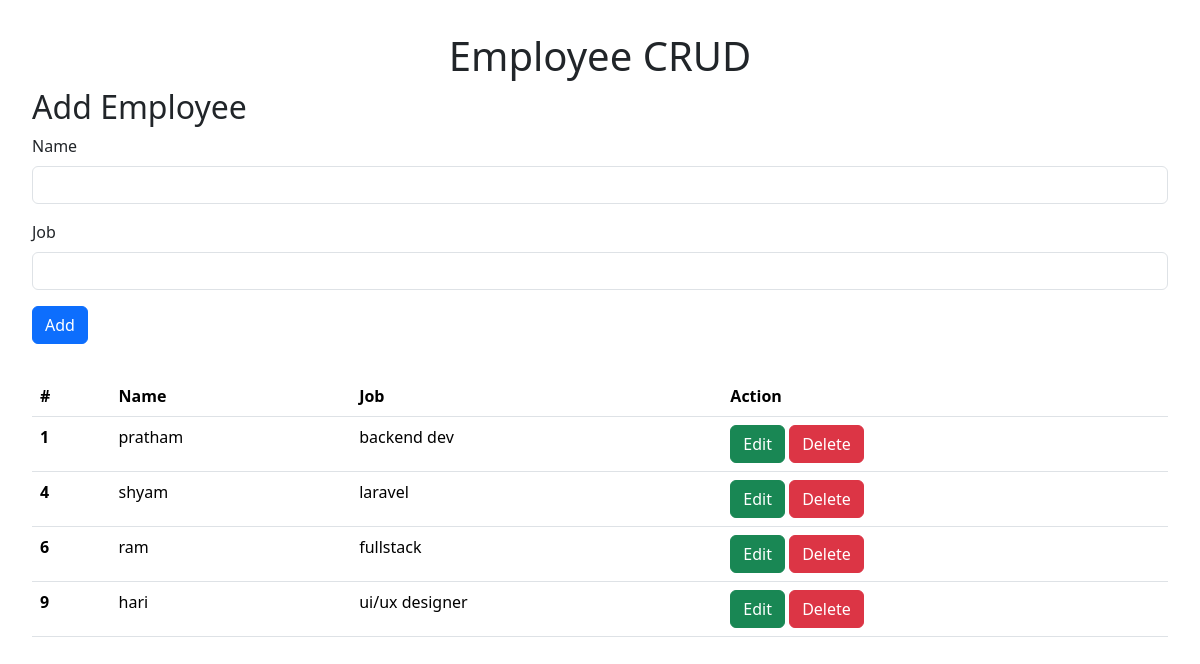
/crud/, run on the app's committed database.
### CRUD/models.py (models this page shows, shortened)
class Employee(models.Model):
    name = models.CharField(max_length=2500)
    job = models.CharField(max_length=3400)

### CRUD/views.py (the view)
# urls.py: path('',views.employee,name='employee'),
def employee(request):
    myinfo = Employee.objects.all()
    data = {'info':myinfo}
    return render(request,'emp.html',data)

### templates/emp.html (shortened to what this page needs)
<!DOCTYPE html>
<html lang="en">
<head>
    <link href="https://cdn.jsdelivr.net/npm/bootstrap@5.3.3/dist/css/bootstrap.min.css" rel="stylesheet">
    <link rel="stylesheet" href="/staticfiles/css/allstyle.css">
</head>
<body>
    <h1 align="center">Employee CRUD</h1>
    <div class="">
        <h2 align="left" >Add Employee</h2>
        <form action="{% url "add" %}" method="post">
            <form>
                <div class="mb-3">
                  <label for="exampleInputEmail1" class="form-label">Name</label>
                  <input type="text" class="form-control" name="name" id="exampleInputEmail1" aria-describedby="emailHelp">
                </div>
                <div class="mb-3">
                  <label for="exampleInputPassword1" class="form-label">Job</label>
                  <input type="text" class="form-control" name="job" id="exampleInputPassword1">
                </div>
                <button type="submit" class="btn btn-primary">Add</button>
              </form>
        </form>
    </div>
      <table class="table">
        <thead class="thead-dark">
          <tr>
            <th scope="col">#</th>
            <th scope="col">Name</th>
            <th scope="col">Job</th>
            <th scope="col">Action</th>
          </tr>
        </thead>
        <tbody>
            {%for emp in info%}
          <tr>
            <th scope="row">{{emp.id}}</th>
            <td scope="row">{{emp.name}}</td>
            <td scope="row">{{emp.job}}</td>
            <td scope="row">
                <button class="btn btn-success"><a href="edit/{{emp.id}}">Edit</a></button>
                <button class="btn btn-danger"><a href="del/{{emp.id}}">Delete</a></button>
            </td>
          </tr>
         {% endfor %}
        </tbody>
      </table>
</body>
</html>

### staticfiles/css/allstyle.css (style rules this page uses)
a { text-decoration: none; color: white; }
table { margin-top: 2rem; }
body { padding: 2rem; }

### data on the page
Employee: id "1", name "pratham", job "backend dev"
Employee: id "4", name "shyam", job "laravel"
Employee: id "6", name "ram", job "fullstack"
Employee: id "9", name "hari", job "ui/ux designer"
